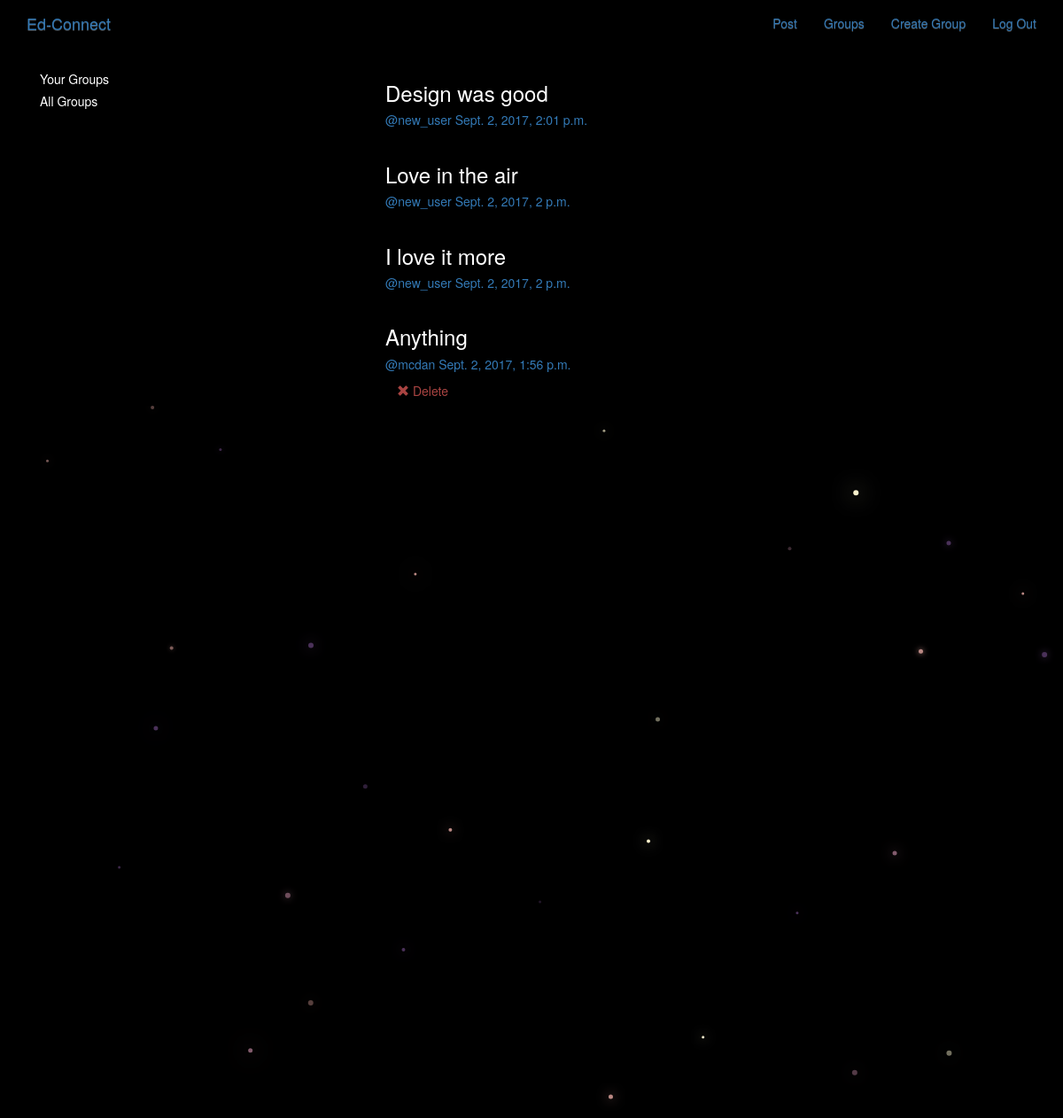
The app's page /posts/ (signed in) with its own data.
### posts/models.py (models this page shows, shortened)
class Post(models.Model):
    user = models.ForeignKey(User, related_name='posts')
    created_at = models.DateTimeField(auto_now=True)
    message = models.TextField()
    message_html = models.TextField(editable=False)
    group = models.ForeignKey(Group, related_name='posts', null=True, blank=True)
    class Meta():
        ordering = ['-created_at']
        unique_together = ('user', 'message')

### posts/views.py (the view)
class PostList(SelectRelatedMixin, generic.ListView):
    model = models.Post
    select_related = ('user', 'group')

### posts/templates/posts/post_list.html (shortened to what this page needs)
{% extends "posts/post_base.html" %}
{% block prepost %}
  <div class="col-md-4">
    {% if request.user.is_authenticated %}
          <div class="card card-with-shadow">
            <div class="content">
              <h5 class="title">Your Groups</h5>
            </div>
          </div>
    {% endif %}
    <div class="card card-with-shadow">
      <div class="content">
        <h5 class="title">All Groups</h5>
      </div>
    </div>
  </div>
{% endblock %}
{% block post_content %}
  <div class="col-md-8">
    {% for post in post_list %}
      {% include "posts/_post.html" %}
    {% endfor %}
  </div>
{% endblock %}

### posts/templates/posts/_post.html (shortened to what this page needs)
<div class="post media">
  <h3>{{ post.message_html|safe }}</h3>
  <div class="mdeia-body">
    <h5 class="media-heading">
      <span class="username">
        <a href="{% url 'posts:for_user' username=post.user.username %}">@{{ post.user.username }}</a>
      </span>
    <time class="time">
      <a href="{% url 'posts:single' username=post.user.username pk=post.pk}">
        {{ post.created_at }}
      </a>
    </time>
  </h5>
  <div class="media-footer">
    {% if user.is_authenticated and post.user == user %}
    <a href="{% url 'posts:delete' pk=post.pk %}" title="delete" class="btn btn-simple">
      <span class="glyphicon glyphicon-remove text-danger" aria-hidden="true"></span>
      <span class="text-danger icon-label">Delete</span>
    </a>
  </div>
  </div>
</div>

### static/simplesocial/css/master.css (style rules this page uses)
body { margin: 0; overflow: hidden; background-color: black; color:white; }

### records on screen
Post: message_html "Design was good", user.username "new_user", created_at "Sept. 2, 2017, 2:01 p.m."
Post: message_html "Love in the air", user.username "new_user", created_at "Sept. 2, 2017, 2 p.m."
Post: message_html "I love it more", user.username "new_user", created_at "Sept. 2, 2017, 2 p.m."
Post: message_html "Anything", user.username "mcdan", created_at "Sept. 2, 2017, 1:56 p.m.", shows "Delete"
